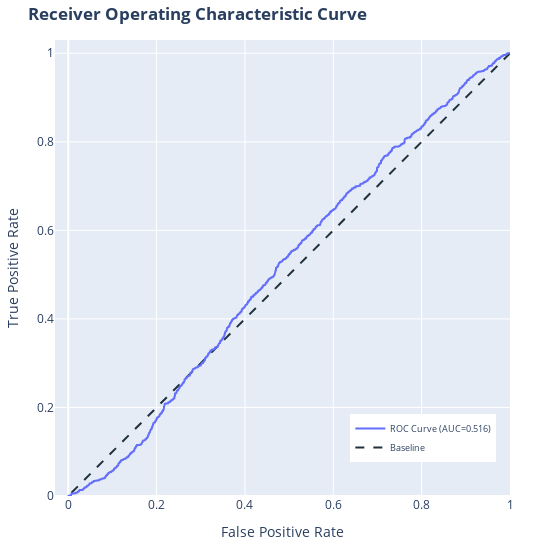

Notebook code cell kept with this figure:
### Code cell
ROC_plot, area_under_ROC = bc.curve_ROC_plot(true_y = y_test, 
                                             predicted_proba = grid_search_logreg_best_model.predict_proba(X_test)[:, 1])
ROC_plot

### Figure 1 — Plotly figure (JSON) as saved in the notebook; plotly's stock layout.template omitted (floating-point values rounded to 4 significant figures; data arrays with more than 128 entries replaced by an {"elided": "..."} marker saying what was removed)
{"data": [{"customdata": {"elided": "1685x1 float values"}, "hovertemplate": "Threshold: %{customdata:.4f} <br>False Positive Rate: %{x:.4f} <br>True Positive Rate: %{y:.4f}<extra></extra>", "legendgroup": "", "line": {"color": "#636efa", "dash": "solid"}, "marker": {"symbol": "circle"}, "mode": "lines", "name": "ROC Curve (AUC=0.516)", "showlegend": true, "textposition": "top center", "type": "scattergl", "x": {"elided": "1685 float values"}, "xaxis": "x", "y": {"elided": "1685 float values"}, "yaxis": "y"}, {"line": {"color": "#20313e", "dash": "dash"}, "mode": "lines", "name": "Baseline", "showlegend": true, "type": "scatter", "x": [-1, 2], "y": [-1, 2]}], "layout": {"height": 550, "legend": {"font": {"size": 9}, "tracegroupgap": 0, "x": 0.97, "xanchor": "right", "y": 0.18, "yanchor": "top"}, "margin": {"b": 40, "l": 40, "r": 40, "t": 40}, "title": {"text": "<b>Receiver Operating Characteristic Curve</b>"}, "width": 550, "xaxis": {"anchor": "y", "domain": [0, 1], "range": [-0.03, 1], "title": {"text": "False Positive Rate"}}, "yaxis": {"anchor": "x", "domain": [0, 1], "range": [0, 1.03], "title": {"text": "True Positive Rate"}}}}
